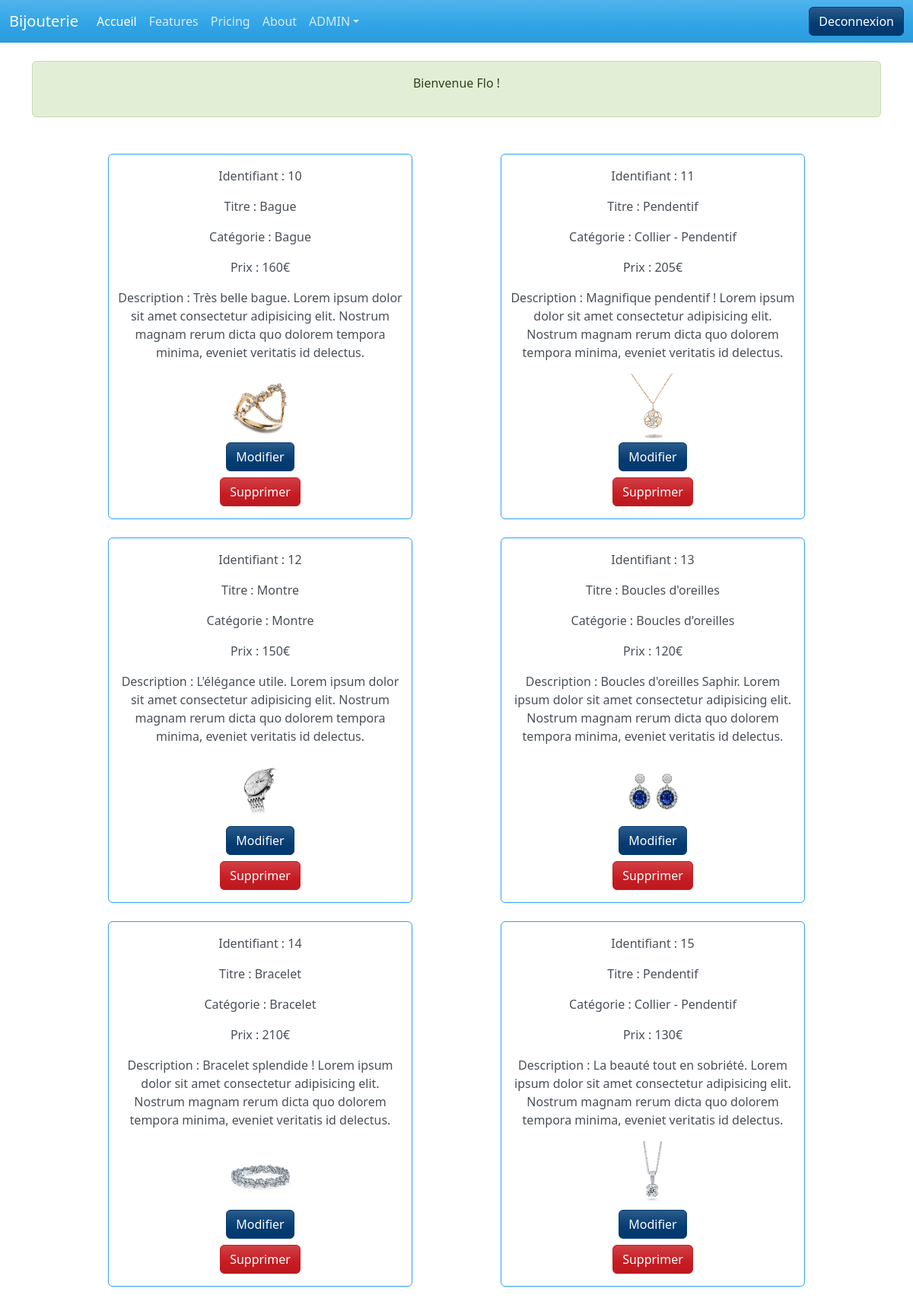
The page /back/gestionProduit.php (signed in) on the database its author committed.
### tables this page shows
CREATE TABLE `product` (
  `id` int(11) NOT NULL,
  `title` varchar(255) NOT NULL,
  `price` float NOT NULL,
  `size` varchar(255) DEFAULT NULL,
  `picture` varchar(255) NOT NULL,
  `description` text NOT NULL,
  `id_category` int(11) NOT NULL
);

CREATE TABLE `category` (
  `id` int(11) NOT NULL,
  `title` varchar(255) NOT NULL
);

### inc/init.inc.php (called while the page is built, shortened)
<?php
$pdo = new PDO('mysql:host=localhost;dbname=ma_bijouterie', 'root', '', array(PDO::ATTR_ERRMODE => PDO::ERRMODE_WARNING, PDO::MYSQL_ATTR_INIT_COMMAND => 'SET NAMES utf8'));
function executeRequete($requete, $param  = array())
{
    global $pdo;
    $resultat = $pdo->prepare($requete);
    $success = $resultat->execute($param);
    if ($success) {
        return $resultat;
    } else {
        return false;
    }
}

### back/gestionProduit.php (the view, shortened to what this page needs)
<?php require_once '../inc/header.inc.php';
$resultat = executeRequete("SELECT p.*, c.title as category FROM product p INNER JOIN category c ON p.id_category=c.id");
$products = $resultat->fetchAll(PDO::FETCH_ASSOC);
?>
<div class="row justify-content-evenly mt-5">
    <?php foreach ($products as $product) :  ?>
        <div class="card-body py-3 px-2 mb-4 mx-1 border border-primary rounded" style="max-width:400px">
            <p class="text-center">Identifiant : <?= $product['id']; ?></p>
            <p class="text-center">Titre : <?= $product['title']; ?></p>
            <p class="text-center">Catégorie : <?= $product['category']; ?></p>
            <p class="text-center">Prix : <?= $product['price']; ?>€</p>
            <p class="text-center">Description : <?= $product['description']; ?></p>
            <div class="text-center">
                <img src="<?= BASE . $product['picture']; ?>" width="90" class="rounded-top img-fluid" alt="photo du bijou">
            </div>
            <div class="text-center">
                <a href="<?= BASE . 'back/formulaireProduit.php?id=' . $product['id']; ?>" class="btn btn-info mb-2">Modifier</a>
            </div>
            <div class="text-center">
                <a onclick="return confirm('Etes-vous sûr de vouloir supprimer cet article ?')" href="?action=delete&id=<?= $product['id']; ?>" class="btn btn-danger ms-">Supprimer</a>
            </div>
        </div>
    <?php endforeach; ?>
</div>
<?php require_once '../inc/footer.inc.php';   ?>

### rows shown on the page
product: id "10", title "Bague", id_category.title "Bague", price "160", description "Très belle bague. Lorem ipsum dolor sit amet consectetur adipisicing elit. Nostrum magnam rerum dicta quo dolorem tempora minima, eveniet veritatis id delectus.", picture (picture)
product: id "11", title "Pendentif", id_category.title "Collier - Pendentif", price "205", description "Magnifique pendentif ! Lorem ipsum dolor sit amet consectetur adipisicing elit. Nostrum magnam rerum dicta quo dolorem tempora minima, eveniet veritatis id delectus.", picture (picture)
product: id "12", title "Montre", id_category.title "Montre", price "150", description "L'élégance utile. Lorem ipsum dolor sit amet consectetur adipisicing elit. Nostrum magnam rerum dicta quo dolorem tempora minima, eveniet veritatis id delectus.", picture (picture)
product: id "13", title "Boucles d'oreilles", id_category.title "Boucles d'oreilles", price "120", description "Boucles d'oreilles Saphir. Lorem ipsum dolor sit amet consectetur adipisicing elit. Nostrum magnam rerum dicta quo dolorem tempora minima, eveniet veritatis id delectus.", picture (picture)
product: id "14", title "Bracelet", id_category.title "Bracelet", price "210", description "Bracelet splendide ! Lorem ipsum dolor sit amet consectetur adipisicing elit. Nostrum magnam rerum dicta quo dolorem tempora minima, eveniet veritatis id delectus.", picture (picture)
product: id "15", title "Pendentif", id_category.title "Collier - Pendentif", price "130", description "La beauté tout en sobriété. Lorem ipsum dolor sit amet consectetur adipisicing elit. Nostrum magnam rerum dicta quo dolorem tempora minima, eveniet veritatis id delectus.", picture (picture)

### other values the page prints
$message "Bienvenue Flo !"
